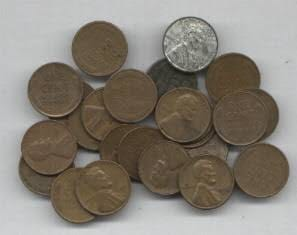
#> input picture OPENCV_PYİMAGE/images/coin1.jpg, 297 x 235 px
$ python step5_seam_carving.py --image ../images/coin1.jpg
#> lines starting #> are read from the running program, lines starting #| are printed output that depends on the picture
# gerklii kütüphaneleri ekledik
from skimage import transform
from skimage import filters
import argparse
import cv2

# terminal kullanımmı için argparsse kütüphanesinin kullanımı
ap = argparse.ArgumentParser()
ap.add_argument("-i", "--image", required=True,
	help="path to input image file")
ap.add_argument("-d", "--direction", type=str,
	default="vertical", help="seam removal direction")
args = vars(ap.parse_args())

image = cv2.imread(args["image"]) # remsi okuduk
#> image is the input picture: shape (235, 297, 3); mean B, G, R 118.8, 128.5, 135.2
gray = cv2.cvtColor(image,cv2.COLOR_BGR2GRAY) # grii tonlara çevirdik
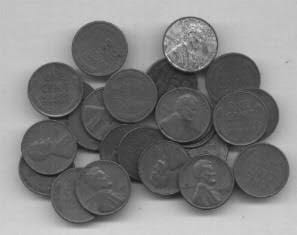
#> gray: shape (235, 297); min 18, max 218, mean 129.3

# sobel filtesini uyguladık
mag = filters.sobel(gray.astype("float"))
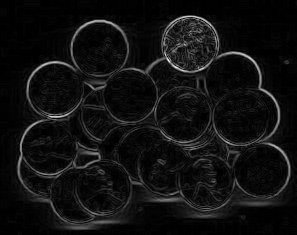
#> mag: shape (235, 297) float64; min 0, max 97.26, mean 6.4; drawn with min black and max white
cv2.imshow("ORIGINAL",image) # orjinal resmi ekrana bastık

for numSeams in range(20,140,20): # birkaç sayıyı kullanarak dikiş işlemini gerçekleştirdik

#> (the run stopped early here; a loop or call above may not have finished)

$ run again, on OPENCV_PYİMAGE/images/coin3.jpg
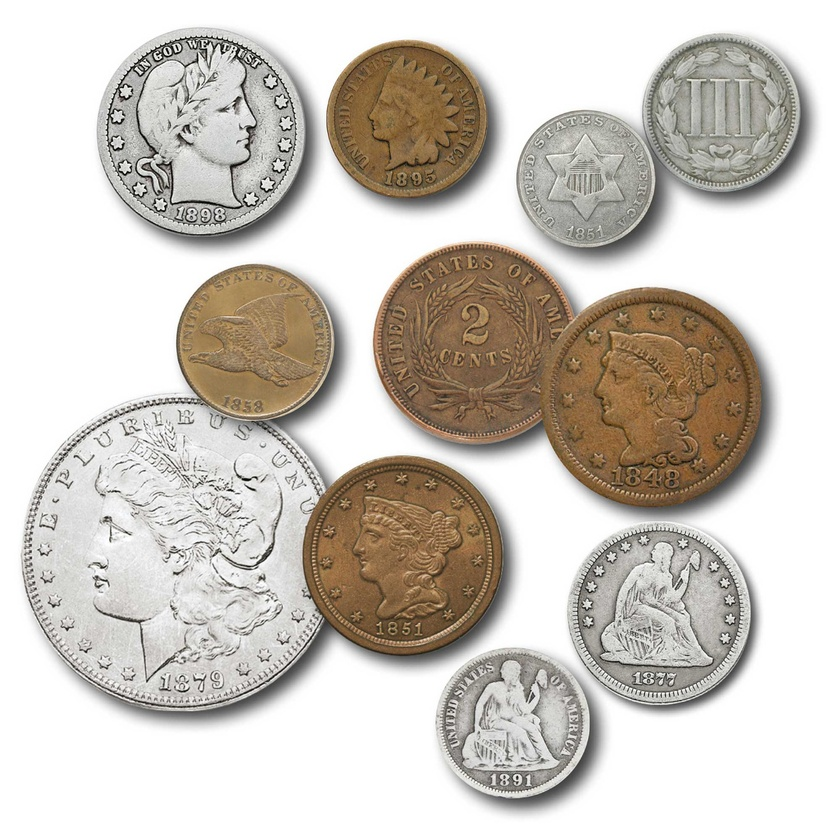
#> input picture OPENCV_PYİMAGE/images/coin3.jpg, 840 x 840 px, shrunk from 1600 x 1600 before the run
#> image is the input picture: shape (840, 840, 3); mean B, G, R 191.1, 198.9, 205
#> `gray = cv2.cvtColor(image,cv2.COLOR_BGR2GRAY)`:
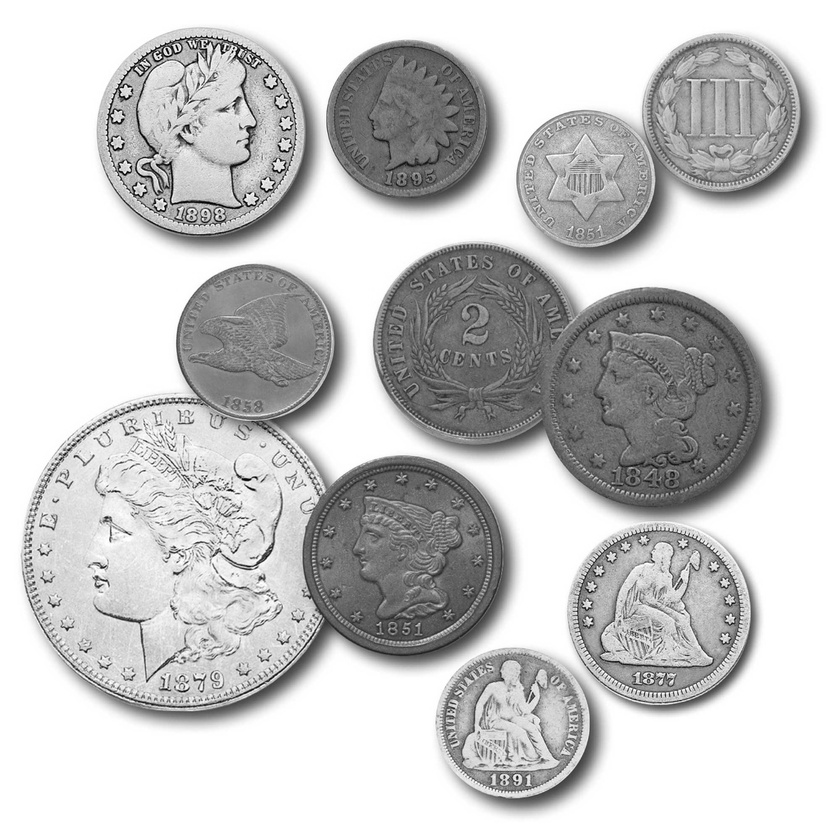
#> gray: shape (840, 840); min 0, max 255, mean 199.8
#> `mag = filters.sobel(gray.astype("float"))`:
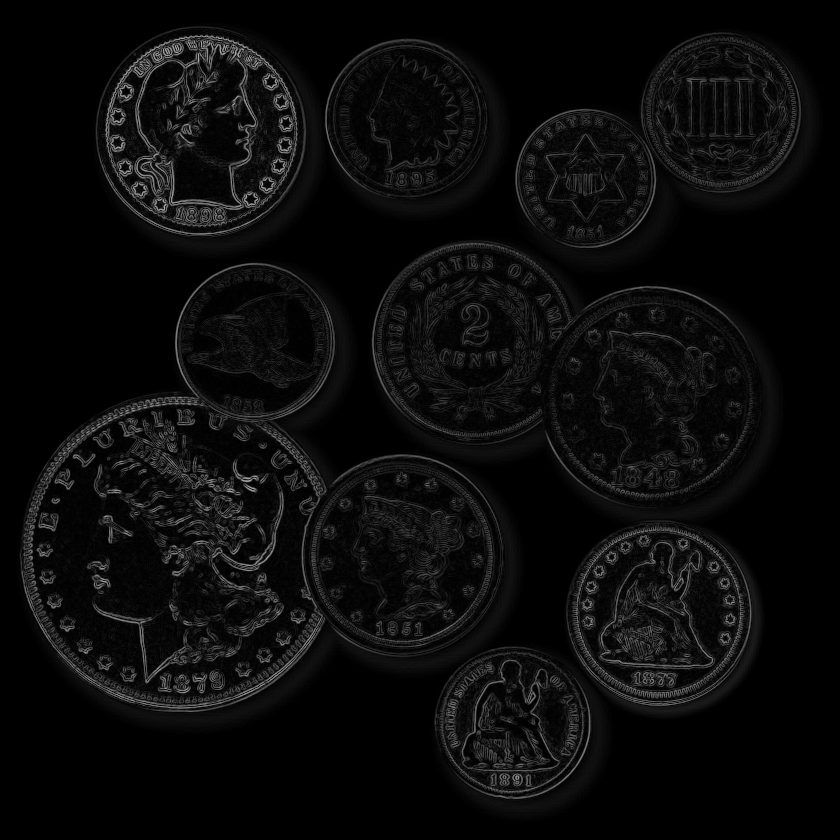
#> mag: shape (840, 840) float64; min 0, max 175.6, mean 11.4

$ run again, on OPENCV_PYİMAGE/images/foti1.jpg
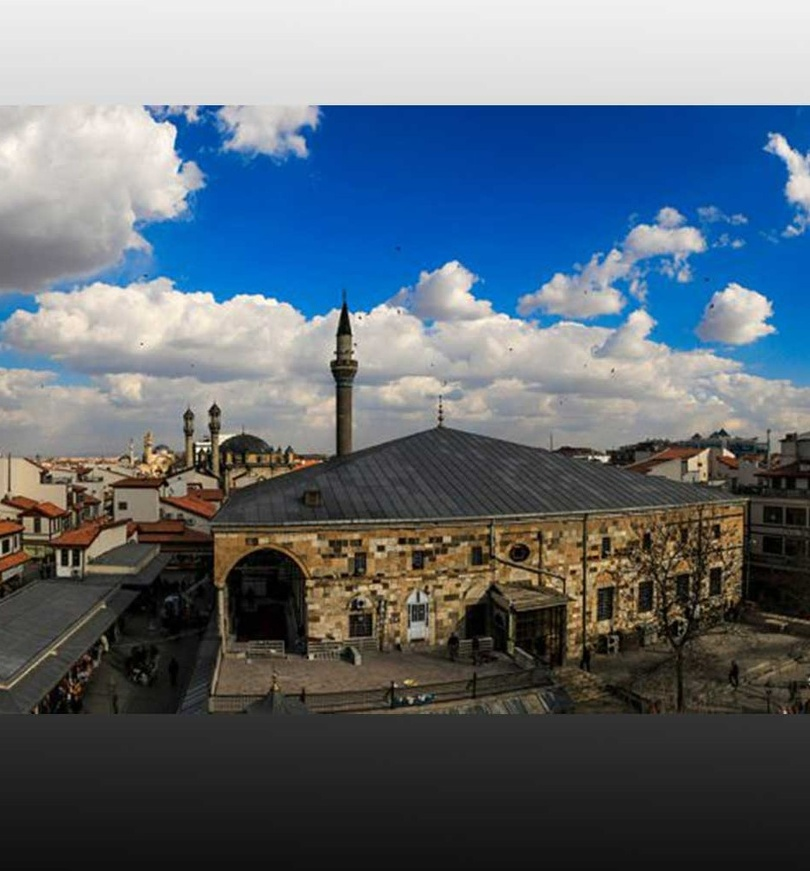
#> input picture OPENCV_PYİMAGE/images/foti1.jpg, 810 x 871 px, shrunk from 939 x 1010 before the run
#> image is the input picture: shape (871, 810, 3); mean B, G, R 116.8, 106.3, 95.3
#> `gray = cv2.cvtColor(image,cv2.COLOR_BGR2GRAY)`:
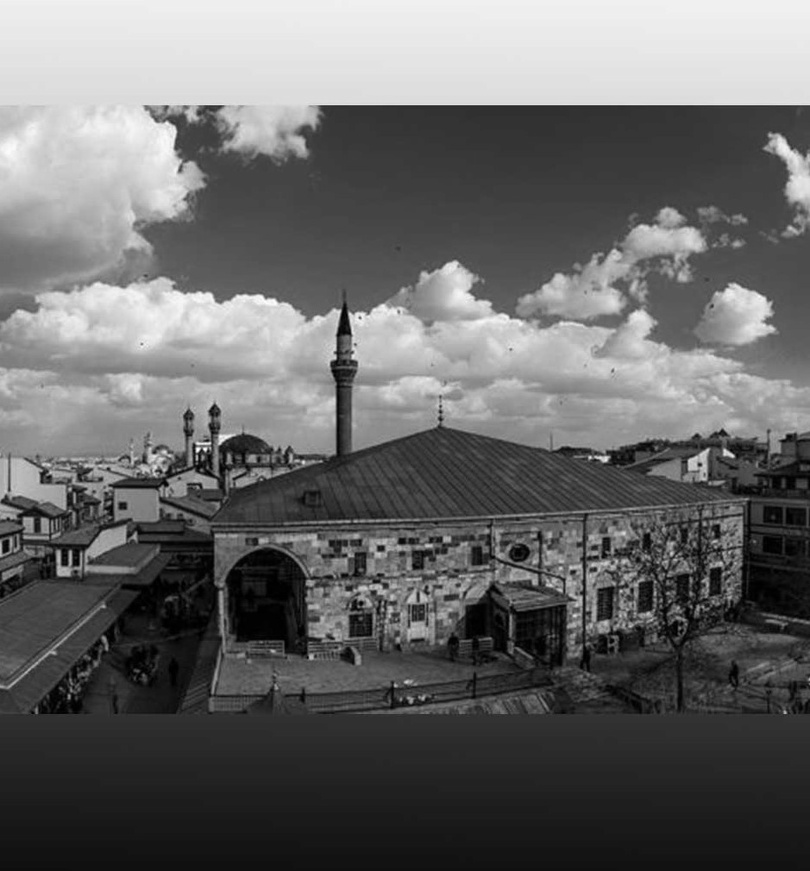
#> gray: shape (871, 810); min 0, max 253, mean 104.2
#> `mag = filters.sobel(gray.astype("float"))`:
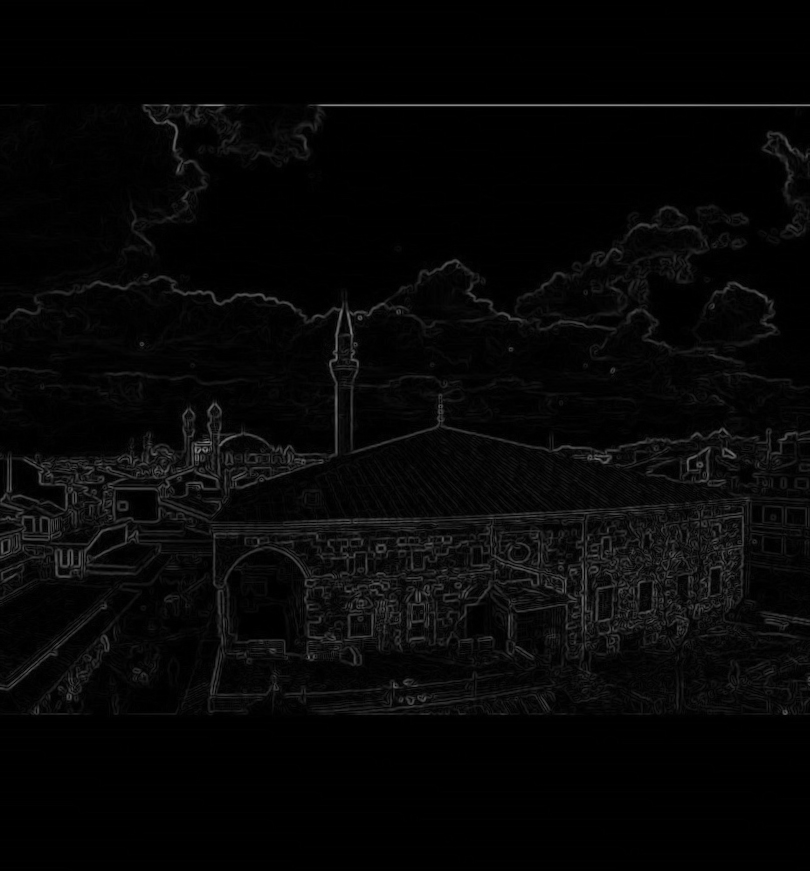
#> mag: shape (871, 810) float64; min 0, max 135.9, mean 6.9

$ run again, on OPENCV_PYİMAGE/images/foti2.jpg
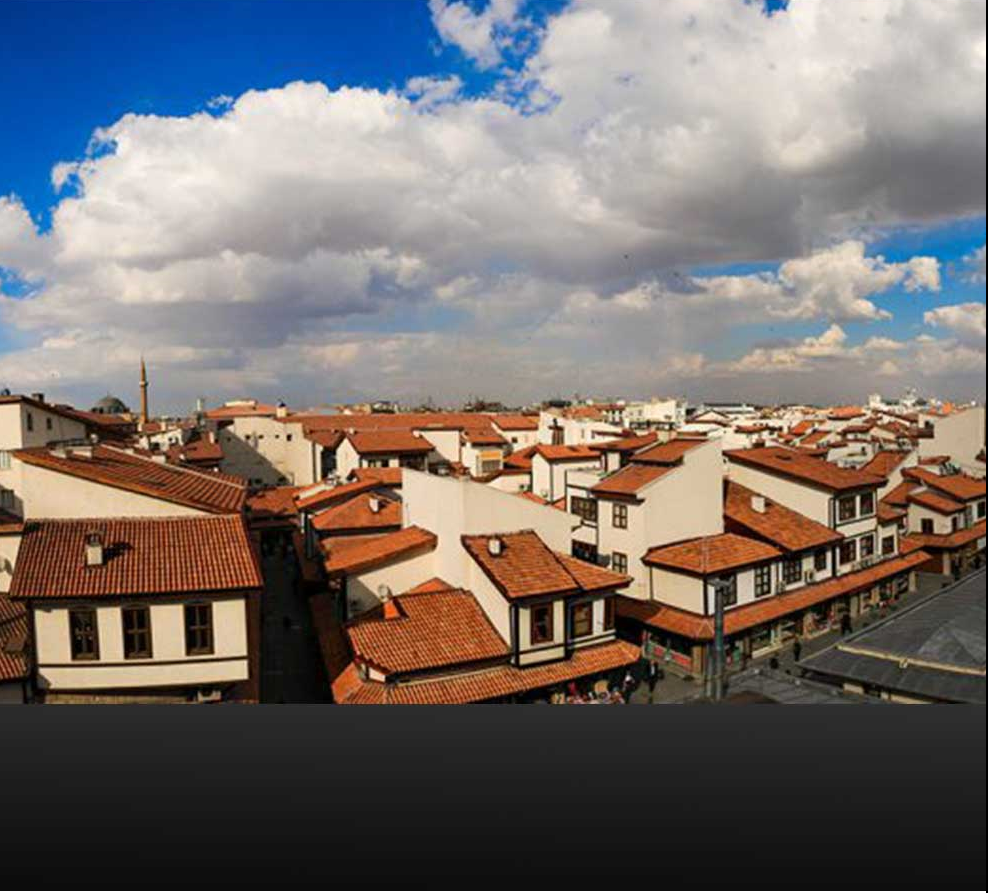
#> input picture OPENCV_PYİMAGE/images/foti2.jpg, 989 x 893 px
#> image is the input picture: shape (893, 989, 3); mean B, G, R 108.9, 110.7, 117.3
#> `gray = cv2.cvtColor(image,cv2.COLOR_BGR2GRAY)`:
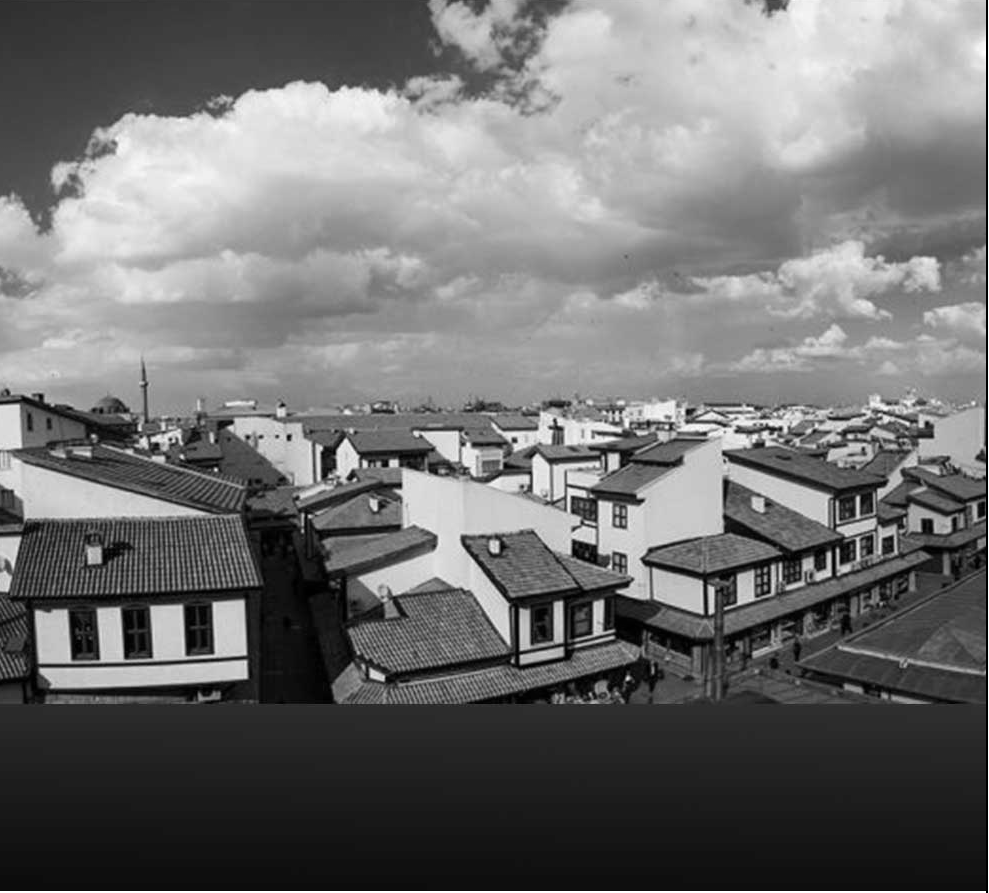
#> gray: shape (893, 989); min 0, max 255, mean 112.5
#> `mag = filters.sobel(gray.astype("float"))`:
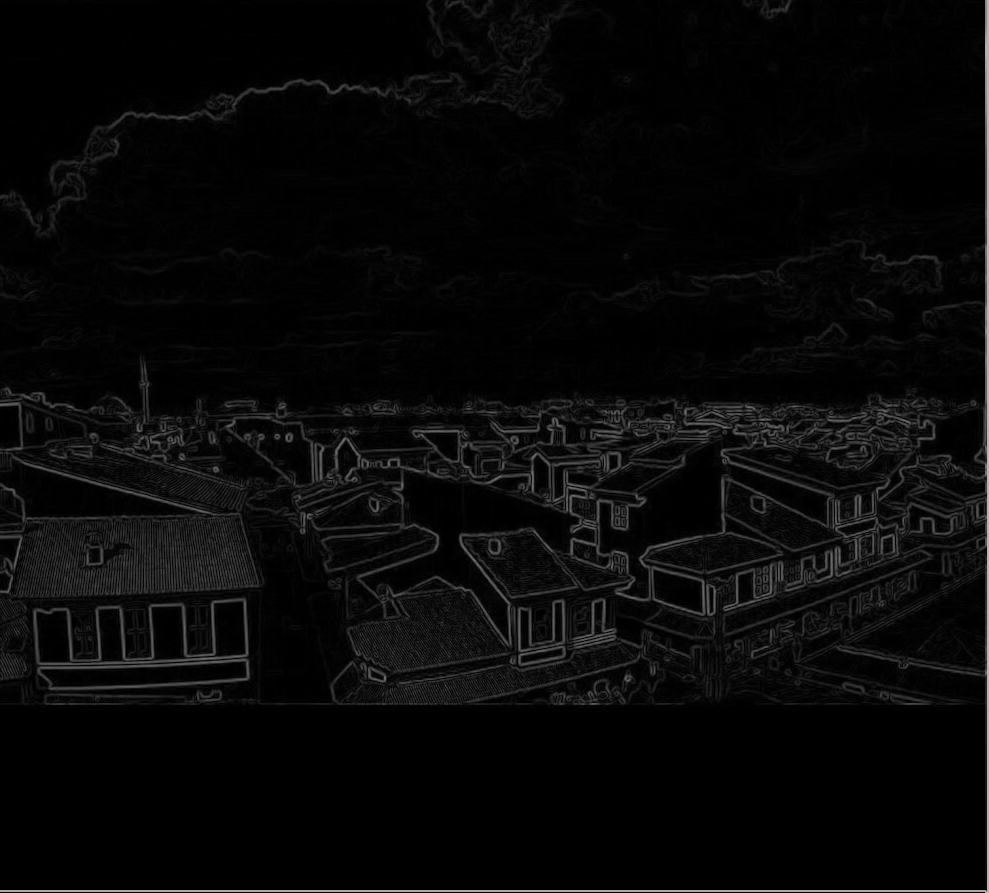
#> mag: shape (893, 989) float64; min 0, max 187.9, mean 8.7
